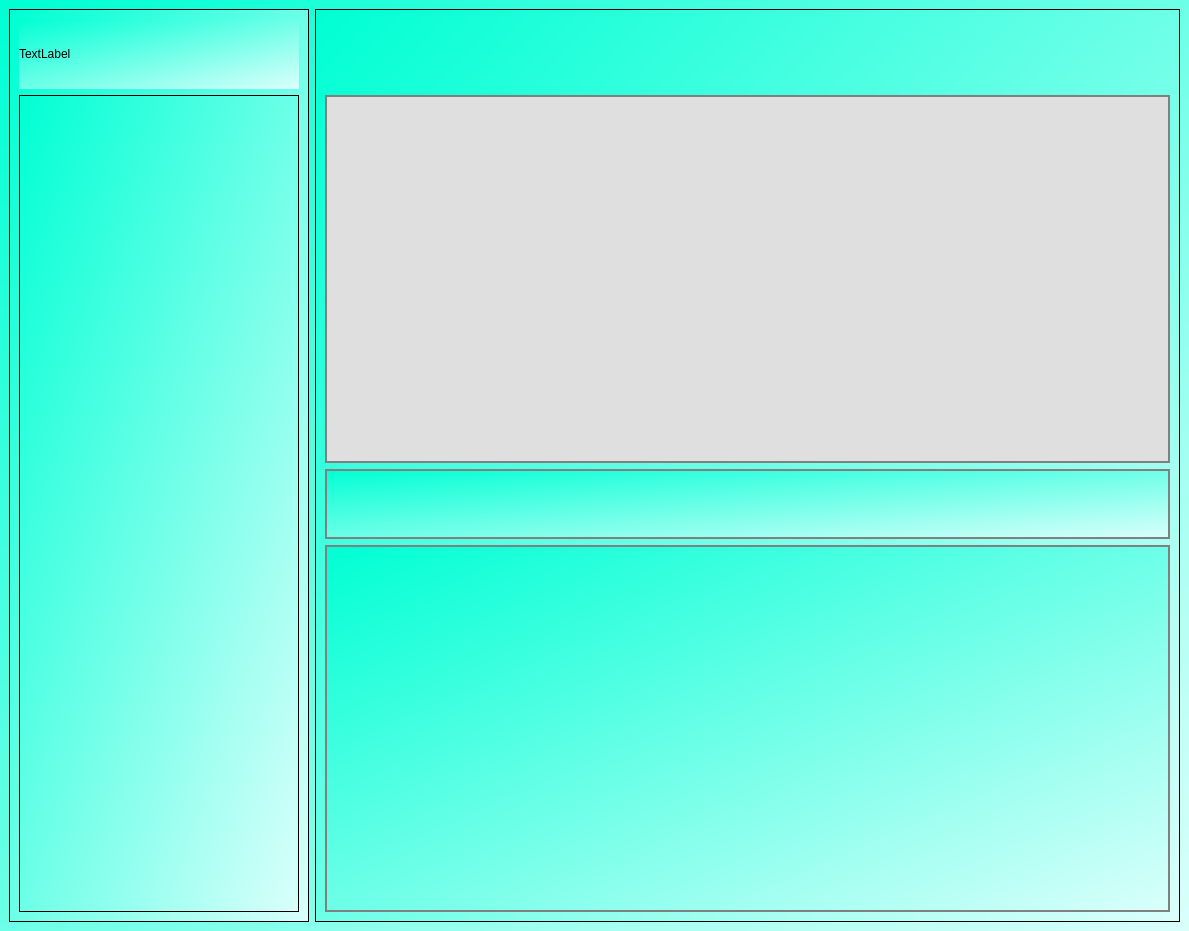
<?xml version="1.0" encoding="UTF-8"?>
<ui version="4.0">
 <class>MainWindow</class>
 <widget class="QMainWindow" name="MainWindow">
  <property name="geometry">
   <rect>
    <x>0</x>
    <y>0</y>
    <width>1189</width>
    <height>931</height>
   </rect>
  </property>
  <property name="windowTitle">
   <string>MainWindow</string>
  </property>
  <widget class="QWidget" name="centralwidget">
   <layout class="QHBoxLayout" name="horizontalLayout">
    <property name="spacing">
     <number>0</number>
    </property>
    <property name="leftMargin">
     <number>0</number>
    </property>
    <property name="topMargin">
     <number>0</number>
    </property>
    <property name="rightMargin">
     <number>0</number>
    </property>
    <property name="bottomMargin">
     <number>0</number>
    </property>
    <item>
     <widget class="QStackedWidget" name="stackedWidget">
      <property name="styleSheet">
       <string notr="true">background-color: qlineargradient(spread:reflect, x1:0, y1:0, x2:1, y2:1, stop:0 rgba(0, 255, 212, 255), stop:1 rgba(218, 255, 251, 255));</string>
      </property>
      <property name="currentIndex">
       <number>4</number>
      </property>
      <widget class="QWidget" name="login_page">
       <layout class="QHBoxLayout" name="horizontalLayout_2">
        <item>
         <widget class="QFrame" name="frame">
          <property name="minimumSize">
           <size>
            <width>500</width>
            <height>600</height>
           </size>
          </property>
          <property name="maximumSize">
           <size>
            <width>500</width>
            <height>600</height>
           </size>
          </property>
          <property name="styleSheet">
           <string notr="true">background-color: qlineargradient(spread:reflect, x1:0, y1:0, x2:1, y2:1, stop:0 rgba(28, 255, 0, 255), stop:1 rgba(218, 255, 251, 255));

border-radius:9px;

border:3px solid;</string>
          </property>
          <property name="frameShape">
           <enum>QFrame::StyledPanel</enum>
          </property>
          <property name="frameShadow">
           <enum>QFrame::Raised</enum>
          </property>
          <widget class="QToolButton" name="toolButton">
           <property name="geometry">
            <rect>
             <x>160</x>
             <y>0</y>
             <width>191</width>
             <height>201</height>
            </rect>
           </property>
           <property name="styleSheet">
            <string notr="true">border-radius:80px;
image: url(:/newPrefix/admin.png);
background-color: transparent;
border:0px;</string>
           </property>
           <property name="text">
            <string>...</string>
           </property>
          </widget>
          <widget class="QLineEdit" name="username">
           <property name="geometry">
            <rect>
             <x>92</x>
             <y>230</y>
             <width>331</width>
             <height>61</height>
            </rect>
           </property>
           <property name="font">
            <font>
             <pointsize>12</pointsize>
            </font>
           </property>
           <property name="styleSheet">
            <string notr="true">QLineEdit{
	background:transparent;
	border:none;
	border-bottom:1px solid;
}</string>
           </property>
           <property name="placeholderText">
            <string>Username</string>
           </property>
          </widget>
          <widget class="QLineEdit" name="password">
           <property name="geometry">
            <rect>
             <x>90</x>
             <y>330</y>
             <width>331</width>
             <height>61</height>
            </rect>
           </property>
           <property name="font">
            <font>
             <pointsize>12</pointsize>
            </font>
           </property>
           <property name="styleSheet">
            <string notr="true">QLineEdit{
	background:transparent;
	border:none;
	border-bottom:1px solid;
}</string>
           </property>
           <property name="text">
            <string/>
           </property>
           <property name="echoMode">
            <enum>QLineEdit::Password</enum>
           </property>
           <property name="placeholderText">
            <string>Password</string>
           </property>
          </widget>
          <widget class="QPushButton" name="login_btn">
           <property name="geometry">
            <rect>
             <x>180</x>
             <y>470</y>
             <width>181</width>
             <height>61</height>
            </rect>
           </property>
           <property name="font">
            <font>
             <pointsize>12</pointsize>
            </font>
           </property>
           <property name="styleSheet">
            <string notr="true">background-color: qlineargradient(spread:reflect, x1:0, y1:0, x2:1, y2:1, stop:0.156682 rgba(0, 155, 255, 255), stop:1 rgba(175, 255, 247, 255));

border-radius:9px;</string>
           </property>
           <property name="text">
            <string>Login</string>
           </property>
           <property name="autoDefault">
            <bool>true</bool>
           </property>
          </widget>
         </widget>
        </item>
       </layout>
      </widget>
      <widget class="QWidget" name="analysis_page">
       <widget class="QLabel" name="label_2">
        <property name="geometry">
         <rect>
          <x>300</x>
          <y>200</y>
          <width>481</width>
          <height>171</height>
         </rect>
        </property>
        <property name="font">
         <font>
          <pointsize>12</pointsize>
         </font>
        </property>
        <property name="text">
         <string>Analysis page</string>
        </property>
       </widget>
      </widget>
      <widget class="QWidget" name="bank_view_page">
       <layout class="QHBoxLayout" name="horizontalLayout_3">
        <item>
         <widget class="QGroupBox" name="groupBox_6">
          <property name="minimumSize">
           <size>
            <width>0</width>
            <height>800</height>
           </size>
          </property>
          <property name="maximumSize">
           <size>
            <width>2053</width>
            <height>1813</height>
           </size>
          </property>
          <property name="font">
           <font>
            <pointsize>10</pointsize>
           </font>
          </property>
          <property name="styleSheet">
           <string notr="true">
QGroupBox {
    border: 2px solid gray;
    border-radius: 9px;
    margin-top: 0.8em;
	
	
}

QGroupBox::title {
    subcontrol-origin: margin;
    left: 40px;
    padding: 0 3px  3px;
}</string>
          </property>
          <property name="title">
           <string/>
          </property>
          <layout class="QVBoxLayout" name="verticalLayout_2">
           <item alignment="Qt::AlignLeft">
            <widget class="QFrame" name="search_frame">
             <property name="minimumSize">
              <size>
               <width>70</width>
               <height>45</height>
              </size>
             </property>
             <property name="styleSheet">
              <string notr="true">background-color:transparent;</string>
             </property>
             <property name="frameShape">
              <enum>QFrame::StyledPanel</enum>
             </property>
             <property name="frameShadow">
              <enum>QFrame::Raised</enum>
             </property>
             <layout class="QHBoxLayout" name="horizontalLayout_5">
              <item>
               <widget class="QLineEdit" name="search_edit">
                <property name="minimumSize">
                 <size>
                  <width>250</width>
                  <height>40</height>
                 </size>
                </property>
                <property name="maximumSize">
                 <size>
                  <width>250</width>
                  <height>16777215</height>
                 </size>
                </property>
                <property name="font">
                 <font>
                  <pointsize>10</pointsize>
                 </font>
                </property>
                <property name="styleSheet">
                 <string notr="true">QLineEdit{
border:1px solid gray;
background-color: rgb(255, 255, 255);
border-radius:3px;
}</string>
                </property>
                <property name="placeholderText">
                 <string>Search</string>
                </property>
               </widget>
              </item>
              <item>
               <widget class="QLineEdit" name="search_edit_4">
                <property name="minimumSize">
                 <size>
                  <width>250</width>
                  <height>40</height>
                 </size>
                </property>
                <property name="maximumSize">
                 <size>
                  <width>250</width>
                  <height>16777215</height>
                 </size>
                </property>
                <property name="font">
                 <font>
                  <pointsize>10</pointsize>
                 </font>
                </property>
                <property name="styleSheet">
                 <string notr="true">QLineEdit{
border:1px solid gray;
background-color: rgb(255, 255, 255);
border-radius:3px;
}</string>
                </property>
                <property name="placeholderText">
                 <string>Filter</string>
                </property>
               </widget>
              </item>
              <item>
               <widget class="QPushButton" name="export_btn">
                <property name="minimumSize">
                 <size>
                  <width>70</width>
                  <height>40</height>
                 </size>
                </property>
                <property name="maximumSize">
                 <size>
                  <width>70</width>
                  <height>40</height>
                 </size>
                </property>
                <property name="styleSheet">
                 <string notr="true">border:2px solid;
border-radius:9px;
background-color: qlineargradient(spread:reflect, x1:0, y1:0, x2:1, y2:1, stop:0 rgba(0, 96, 255, 255), stop:1 rgba(218, 255, 251, 255));</string>
                </property>
                <property name="text">
                 <string>Export</string>
                </property>
               </widget>
              </item>
              <item>
               <widget class="QPushButton" name="back_search_btn">
                <property name="minimumSize">
                 <size>
                  <width>70</width>
                  <height>40</height>
                 </size>
                </property>
                <property name="maximumSize">
                 <size>
                  <width>70</width>
                  <height>40</height>
                 </size>
                </property>
                <property name="styleSheet">
                 <string notr="true">border:2px solid;
border-radius:9px;
background-color: qlineargradient(spread:reflect, x1:0, y1:0, x2:1, y2:1, stop:0 rgba(0, 96, 255, 255), stop:1 rgba(218, 255, 251, 255));</string>
                </property>
                <property name="text">
                 <string>Back</string>
                </property>
               </widget>
              </item>
             </layout>
            </widget>
           </item>
           <item>
            <widget class="QTableWidget" name="tableWidget">
             <property name="styleSheet">
              <string notr="true">background-color:transparent;

border:0.5px solid grey;</string>
             </property>
             <property name="frameShape">
              <enum>QFrame::StyledPanel</enum>
             </property>
             <property name="lineWidth">
              <number>1</number>
             </property>
             <property name="midLineWidth">
              <number>0</number>
             </property>
             <property name="sortingEnabled">
              <bool>true</bool>
             </property>
             <property name="rowCount">
              <number>0</number>
             </property>
             <attribute name="horizontalHeaderDefaultSectionSize">
              <number>200</number>
             </attribute>
             <column>
              <property name="text">
               <string>File Code</string>
              </property>
             </column>
             <column>
              <property name="text">
               <string>Client Name</string>
              </property>
             </column>
             <column>
              <property name="text">
               <string>Branch</string>
              </property>
             </column>
             <column>
              <property name="text">
               <string>Province No</string>
              </property>
             </column>
             <column>
              <property name="text">
               <string>Contact No</string>
              </property>
             </column>
             <column>
              <property name="text">
               <string>Concerned Person</string>
              </property>
             </column>
             <column>
              <property name="text">
               <string>Address</string>
              </property>
             </column>
             <column>
              <property name="text">
               <string>Remarks</string>
              </property>
             </column>
             <column>
              <property name="text">
               <string>Site Visit Date</string>
              </property>
             </column>
             <column>
              <property name="text">
               <string>Initial Submission Date</string>
              </property>
             </column>
             <column>
              <property name="text">
               <string>Final Submission Date</string>
              </property>
             </column>
             <column>
              <property name="text">
               <string>FMV</string>
              </property>
             </column>
             <column>
              <property name="text">
               <string>Charges</string>
              </property>
             </column>
             <column>
              <property name="text">
               <string>Initial Payment</string>
              </property>
             </column>
             <column>
              <property name="text">
               <string>Final Payment</string>
              </property>
             </column>
             <column>
              <property name="text">
               <string>Dew Balance</string>
              </property>
             </column>
             <column>
              <property name="text">
               <string>Initial Report</string>
              </property>
             </column>
            </widget>
           </item>
          </layout>
         </widget>
        </item>
       </layout>
      </widget>
      <widget class="QWidget" name="design_view_page">
       <layout class="QHBoxLayout" name="horizontalLayout_4">
        <item>
         <widget class="QGroupBox" name="groupBox_7">
          <property name="minimumSize">
           <size>
            <width>0</width>
            <height>0</height>
           </size>
          </property>
          <property name="maximumSize">
           <size>
            <width>2907</width>
            <height>1277</height>
           </size>
          </property>
          <property name="font">
           <font>
            <pointsize>10</pointsize>
           </font>
          </property>
          <property name="styleSheet">
           <string notr="true">
QGroupBox {
    border: 2px solid gray;
    border-radius: 9px;
    margin-top: 0.8em;
	
	
}

QGroupBox::title {
    subcontrol-origin: margin;
    left: 40px;
    padding: 0 3px  3px;
}</string>
          </property>
          <property name="title">
           <string/>
          </property>
          <layout class="QVBoxLayout" name="verticalLayout_3">
           <property name="spacing">
            <number>8</number>
           </property>
           <property name="leftMargin">
            <number>12</number>
           </property>
           <property name="topMargin">
            <number>12</number>
           </property>
           <item alignment="Qt::AlignLeft">
            <widget class="QFrame" name="frame_16">
             <property name="minimumSize">
              <size>
               <width>0</width>
               <height>45</height>
              </size>
             </property>
             <property name="maximumSize">
              <size>
               <width>16777215</width>
               <height>120</height>
              </size>
             </property>
             <property name="styleSheet">
              <string notr="true">background-color: transparent;</string>
             </property>
             <property name="frameShape">
              <enum>QFrame::StyledPanel</enum>
             </property>
             <property name="frameShadow">
              <enum>QFrame::Raised</enum>
             </property>
             <layout class="QHBoxLayout" name="horizontalLayout_6">
              <item>
               <widget class="QLineEdit" name="search_edit_2">
                <property name="minimumSize">
                 <size>
                  <width>250</width>
                  <height>40</height>
                 </size>
                </property>
                <property name="maximumSize">
                 <size>
                  <width>250</width>
                  <height>16777215</height>
                 </size>
                </property>
                <property name="font">
                 <font>
                  <pointsize>10</pointsize>
                 </font>
                </property>
                <property name="styleSheet">
                 <string notr="true">QLineEdit{
border:1px solid gray;
background-color: rgb(255, 255, 255);
border-radius:3px;
}</string>
                </property>
                <property name="placeholderText">
                 <string>Search</string>
                </property>
               </widget>
              </item>
              <item>
               <widget class="QLineEdit" name="search_edit_3">
                <property name="minimumSize">
                 <size>
                  <width>250</width>
                  <height>40</height>
                 </size>
                </property>
                <property name="maximumSize">
                 <size>
                  <width>250</width>
                  <height>16777215</height>
                 </size>
                </property>
                <property name="font">
                 <font>
                  <pointsize>10</pointsize>
                 </font>
                </property>
                <property name="styleSheet">
                 <string notr="true">QLineEdit{
border:1px solid gray;
background-color: rgb(255, 255, 255);
border-radius:3px;
}</string>
                </property>
                <property name="placeholderText">
                 <string>Filter</string>
                </property>
               </widget>
              </item>
              <item>
               <widget class="QPushButton" name="export_btn_2">
                <property name="minimumSize">
                 <size>
                  <width>70</width>
                  <height>40</height>
                 </size>
                </property>
                <property name="maximumSize">
                 <size>
                  <width>70</width>
                  <height>40</height>
                 </size>
                </property>
                <property name="styleSheet">
                 <string notr="true">border:2px solid;
border-radius:9px;
background-color: qlineargradient(spread:reflect, x1:0, y1:0, x2:1, y2:1, stop:0 rgba(0, 96, 255, 255), stop:1 rgba(218, 255, 251, 255));</string>
                </property>
                <property name="text">
                 <string>Export</string>
                </property>
               </widget>
              </item>
              <item>
               <widget class="QPushButton" name="back_search_btn_2">
                <property name="minimumSize">
                 <size>
                  <width>70</width>
                  <height>40</height>
                 </size>
                </property>
                <property name="maximumSize">
                 <size>
                  <width>70</width>
                  <height>40</height>
                 </size>
                </property>
                <property name="styleSheet">
                 <string notr="true">border:2px solid;
border-radius:9px;
background-color: qlineargradient(spread:reflect, x1:0, y1:0, x2:1, y2:1, stop:0 rgba(0, 96, 255, 255), stop:1 rgba(218, 255, 251, 255));</string>
                </property>
                <property name="text">
                 <string>Back</string>
                </property>
               </widget>
              </item>
             </layout>
            </widget>
           </item>
           <item>
            <widget class="QTableWidget" name="tableWidget_3">
             <property name="styleSheet">
              <string notr="true">background-color:transparent;



border:0.5px solid grey;</string>
             </property>
             <property name="frameShape">
              <enum>QFrame::StyledPanel</enum>
             </property>
             <property name="lineWidth">
              <number>1</number>
             </property>
             <property name="midLineWidth">
              <number>0</number>
             </property>
             <attribute name="horizontalHeaderDefaultSectionSize">
              <number>200</number>
             </attribute>
             <column>
              <property name="text">
               <string>File Code</string>
              </property>
             </column>
             <column>
              <property name="text">
               <string>Client Name</string>
              </property>
             </column>
             <column>
              <property name="text">
               <string>Category</string>
              </property>
             </column>
             <column>
              <property name="text">
               <string>Contact No.</string>
              </property>
             </column>
             <column>
              <property name="text">
               <string>Address</string>
              </property>
             </column>
             <column>
              <property name="text">
               <string>Date</string>
              </property>
             </column>
             <column>
              <property name="text">
               <string>Aggrement Paper</string>
              </property>
             </column>
             <column>
              <property name="text">
               <string>CC Person</string>
              </property>
             </column>
             <column>
              <property name="text">
               <string>fmv</string>
              </property>
             </column>
             <column>
              <property name="text">
               <string>Charges</string>
              </property>
             </column>
             <column>
              <property name="text">
               <string>Initial Payment</string>
              </property>
             </column>
             <column>
              <property name="text">
               <string>Final Payment</string>
              </property>
             </column>
             <column>
              <property name="text">
               <string>Dew Balence</string>
              </property>
             </column>
            </widget>
           </item>
          </layout>
         </widget>
        </item>
       </layout>
      </widget>
      <widget class="QWidget" name="home_page">
       <layout class="QHBoxLayout" name="horizontalLayout_7">
        <item>
         <widget class="QFrame" name="frame_2">
          <property name="maximumSize">
           <size>
            <width>300</width>
            <height>16777215</height>
           </size>
          </property>
          <property name="frameShape">
           <enum>QFrame::StyledPanel</enum>
          </property>
          <property name="frameShadow">
           <enum>QFrame::Raised</enum>
          </property>
          <layout class="QVBoxLayout" name="verticalLayout_4">
           <item>
            <widget class="QLabel" name="NAME">
             <property name="maximumSize">
              <size>
               <width>16777215</width>
               <height>70</height>
              </size>
             </property>
             <property name="text">
              <string>TextLabel</string>
             </property>
            </widget>
           </item>
           <item>
            <widget class="QFrame" name="frame_4">
             <property name="frameShape">
              <enum>QFrame::StyledPanel</enum>
             </property>
             <property name="frameShadow">
              <enum>QFrame::Raised</enum>
             </property>
            </widget>
           </item>
          </layout>
         </widget>
        </item>
        <item>
         <widget class="QFrame" name="frame_3">
          <property name="frameShape">
           <enum>QFrame::StyledPanel</enum>
          </property>
          <property name="frameShadow">
           <enum>QFrame::Raised</enum>
          </property>
          <layout class="QVBoxLayout" name="verticalLayout">
           <item alignment="Qt::AlignLeft">
            <widget class="QFrame" name="icon_frame">
             <property name="maximumSize">
              <size>
               <width>16777215</width>
               <height>70</height>
              </size>
             </property>
             <property name="styleSheet">
              <string notr="true">background:transparent;</string>
             </property>
             <property name="frameShape">
              <enum>QFrame::StyledPanel</enum>
             </property>
             <property name="frameShadow">
              <enum>QFrame::Raised</enum>
             </property>
             <layout class="QHBoxLayout" name="horizontalLayout_8">
              <item>
               <widget class="QPushButton" name="find_home">
                <property name="minimumSize">
                 <size>
                  <width>45</width>
                  <height>45</height>
                 </size>
                </property>
                <property name="maximumSize">
                 <size>
                  <width>45</width>
                  <height>45</height>
                 </size>
                </property>
                <property name="styleSheet">
                 <string notr="true">border:0px;
background:transparent;</string>
                </property>
                <property name="text">
                 <string/>
                </property>
                <property name="icon">
                 <iconset resource="../../sm_engineering2/icon/source.qrc">
                  <normaloff>:/newPrefix/Actions-document-preview-icon.png</normaloff>:/newPrefix/Actions-document-preview-icon.png</iconset>
                </property>
                <property name="iconSize">
                 <size>
                  <width>40</width>
                  <height>40</height>
                 </size>
                </property>
               </widget>
              </item>
              <item>
               <widget class="QPushButton" name="bentry_btn">
                <property name="minimumSize">
                 <size>
                  <width>45</width>
                  <height>45</height>
                 </size>
                </property>
                <property name="maximumSize">
                 <size>
                  <width>45</width>
                  <height>45</height>
                 </size>
                </property>
                <property name="styleSheet">
                 <string notr="true">border:0px; background:transparent;</string>
                </property>
                <property name="text">
                 <string/>
                </property>
                <property name="icon">
                 <iconset resource="../../sm_engineering2/icon/source.qrc">
                  <normaloff>:/newPrefix/Letter-B-lg-icon.png</normaloff>:/newPrefix/Letter-B-lg-icon.png</iconset>
                </property>
                <property name="iconSize">
                 <size>
                  <width>40</width>
                  <height>40</height>
                 </size>
                </property>
               </widget>
              </item>
              <item>
               <widget class="QPushButton" name="design_entry">
                <property name="minimumSize">
                 <size>
                  <width>45</width>
                  <height>45</height>
                 </size>
                </property>
                <property name="maximumSize">
                 <size>
                  <width>45</width>
                  <height>45</height>
                 </size>
                </property>
                <property name="styleSheet">
                 <string notr="true">border:0px; background:transparent;</string>
                </property>
                <property name="text">
                 <string/>
                </property>
                <property name="icon">
                 <iconset resource="../../sm_engineering2/icon/source.qrc">
                  <normaloff>:/newPrefix/Letter-D-lg-icon.png</normaloff>:/newPrefix/Letter-D-lg-icon.png</iconset>
                </property>
                <property name="iconSize">
                 <size>
                  <width>40</width>
                  <height>40</height>
                 </size>
                </property>
               </widget>
              </item>
              <item>
               <widget class="QPushButton" name="refresh_btn">
                <property name="minimumSize">
                 <size>
                  <width>45</width>
                  <height>45</height>
                 </size>
                </property>
                <property name="maximumSize">
                 <size>
                  <width>45</width>
                  <height>45</height>
                 </size>
                </property>
                <property name="styleSheet">
                 <string notr="true">border:0px; background:transparent;</string>
                </property>
                <property name="text">
                 <string/>
                </property>
                <property name="icon">
                 <iconset resource="../../sm_engineering2/icon/source.qrc">
                  <normaloff>:/newPrefix/Refresh-icon.png</normaloff>:/newPrefix/Refresh-icon.png</iconset>
                </property>
                <property name="iconSize">
                 <size>
                  <width>40</width>
                  <height>40</height>
                 </size>
                </property>
               </widget>
              </item>
              <item>
               <widget class="QPushButton" name="view_btn">
                <property name="minimumSize">
                 <size>
                  <width>45</width>
                  <height>45</height>
                 </size>
                </property>
                <property name="maximumSize">
                 <size>
                  <width>45</width>
                  <height>45</height>
                 </size>
                </property>
                <property name="styleSheet">
                 <string notr="true">border:0px; background:transparent;</string>
                </property>
                <property name="text">
                 <string/>
                </property>
                <property name="icon">
                 <iconset resource="../../sm_engineering2/icon/source.qrc">
                  <normaloff>:/newPrefix/view.png</normaloff>:/newPrefix/view.png</iconset>
                </property>
                <property name="iconSize">
                 <size>
                  <width>40</width>
                  <height>40</height>
                 </size>
                </property>
               </widget>
              </item>
              <item>
               <widget class="QPushButton" name="analysis_btn">
                <property name="minimumSize">
                 <size>
                  <width>45</width>
                  <height>45</height>
                 </size>
                </property>
                <property name="maximumSize">
                 <size>
                  <width>45</width>
                  <height>45</height>
                 </size>
                </property>
                <property name="styleSheet">
                 <string notr="true">border:0px; background:transparent;</string>
                </property>
                <property name="text">
                 <string/>
                </property>
                <property name="icon">
                 <iconset resource="../../sm_engineering2/icon/source.qrc">
                  <normaloff>:/newPrefix/analysis.png</normaloff>:/newPrefix/analysis.png</iconset>
                </property>
                <property name="iconSize">
                 <size>
                  <width>40</width>
                  <height>40</height>
                 </size>
                </property>
               </widget>
              </item>
              <item>
               <widget class="QPushButton" name="setting">
                <property name="minimumSize">
                 <size>
                  <width>45</width>
                  <height>45</height>
                 </size>
                </property>
                <property name="maximumSize">
                 <size>
                  <width>45</width>
                  <height>45</height>
                 </size>
                </property>
                <property name="styleSheet">
                 <string notr="true">border:0px; background:transparent;</string>
                </property>
                <property name="text">
                 <string/>
                </property>
                <property name="icon">
                 <iconset resource="../../sm_engineering2/icon/source.qrc">
                  <normaloff>:/newPrefix/Settings-icon.png</normaloff>:/newPrefix/Settings-icon.png</iconset>
                </property>
                <property name="iconSize">
                 <size>
                  <width>40</width>
                  <height>40</height>
                 </size>
                </property>
               </widget>
              </item>
              <item>
               <widget class="QPushButton" name="next_page">
                <property name="minimumSize">
                 <size>
                  <width>45</width>
                  <height>45</height>
                 </size>
                </property>
                <property name="maximumSize">
                 <size>
                  <width>45</width>
                  <height>45</height>
                 </size>
                </property>
                <property name="styleSheet">
                 <string notr="true">border:0px; background:transparent;</string>
                </property>
                <property name="text">
                 <string/>
                </property>
                <property name="icon">
                 <iconset resource="../../sm_engineering2/icon/source.qrc">
                  <normaloff>:/newPrefix/Actions-go-next-icon.png</normaloff>:/newPrefix/Actions-go-next-icon.png</iconset>
                </property>
                <property name="iconSize">
                 <size>
                  <width>40</width>
                  <height>40</height>
                 </size>
                </property>
               </widget>
              </item>
             </layout>
            </widget>
           </item>
           <item>
            <widget class="QFrame" name="file_frame">
             <property name="styleSheet">
              <string notr="true">background-color: rgb(223, 223, 223);
border: 2px solid grey;</string>
             </property>
             <property name="frameShape">
              <enum>QFrame::StyledPanel</enum>
             </property>
             <property name="frameShadow">
              <enum>QFrame::Raised</enum>
             </property>
            </widget>
           </item>
           <item>
            <widget class="QFrame" name="frame_7">
             <property name="maximumSize">
              <size>
               <width>16777215</width>
               <height>70</height>
              </size>
             </property>
             <property name="styleSheet">
              <string notr="true">border:2px solid grey;</string>
             </property>
             <property name="frameShape">
              <enum>QFrame::StyledPanel</enum>
             </property>
             <property name="frameShadow">
              <enum>QFrame::Raised</enum>
             </property>
            </widget>
           </item>
           <item>
            <widget class="QFrame" name="file_frame_2">
             <property name="styleSheet">
              <string notr="true">background-image: url(:/newPrefix/bg.jpeg);
border: 2px solid grey;</string>
             </property>
             <property name="frameShape">
              <enum>QFrame::StyledPanel</enum>
             </property>
             <property name="frameShadow">
              <enum>QFrame::Raised</enum>
             </property>
            </widget>
           </item>
          </layout>
         </widget>
        </item>
       </layout>
      </widget>
     </widget>
    </item>
   </layout>
  </widget>
  <widget class="QMenuBar" name="menubar">
   <property name="geometry">
    <rect>
     <x>0</x>
     <y>0</y>
     <width>1189</width>
     <height>0</height>
    </rect>
   </property>
   <property name="minimumSize">
    <size>
     <width>0</width>
     <height>0</height>
    </size>
   </property>
   <property name="maximumSize">
    <size>
     <width>16777215</width>
     <height>0</height>
    </size>
   </property>
   <property name="font">
    <font>
     <pointsize>12</pointsize>
    </font>
   </property>
   <property name="styleSheet">
    <string notr="true">border:1px solid;</string>
   </property>
   <widget class="QMenu" name="menuHome">
    <property name="font">
     <font>
      <pointsize>10</pointsize>
     </font>
    </property>
    <property name="title">
     <string>Home</string>
    </property>
    <addaction name="actionChange_Password"/>
    <addaction name="separator"/>
    <addaction name="actionExit_2"/>
   </widget>
   <widget class="QMenu" name="menuEntry">
    <property name="minimumSize">
     <size>
      <width>0</width>
      <height>0</height>
     </size>
    </property>
    <property name="maximumSize">
     <size>
      <width>16777215</width>
      <height>16777215</height>
     </size>
    </property>
    <property name="font">
     <font>
      <pointsize>10</pointsize>
      <underline>false</underline>
     </font>
    </property>
    <property name="title">
     <string>Entry</string>
    </property>
    <addaction name="actionBanking_Sector"/>
    <addaction name="separator"/>
    <addaction name="actionDesigning_Sector_3"/>
   </widget>
   <widget class="QMenu" name="menuView">
    <property name="font">
     <font>
      <pointsize>10</pointsize>
     </font>
    </property>
    <property name="title">
     <string>View</string>
    </property>
    <addaction name="actionBanking_Sector_2"/>
    <addaction name="separator"/>
    <addaction name="actionDesigning_Sector_4"/>
   </widget>
   <widget class="QMenu" name="menuUpdate">
    <property name="font">
     <font>
      <pointsize>10</pointsize>
     </font>
    </property>
    <property name="title">
     <string>Update</string>
    </property>
    <addaction name="actionBanking_Sector_3"/>
    <addaction name="separator"/>
    <addaction name="actionDesigning_Sector_5"/>
   </widget>
   <widget class="QMenu" name="menuWarnings">
    <property name="font">
     <font>
      <pointsize>10</pointsize>
     </font>
    </property>
    <property name="title">
     <string>Warnings</string>
    </property>
    <addaction name="actionAll"/>
   </widget>
   <widget class="QMenu" name="menuFiles">
    <property name="title">
     <string>Files</string>
    </property>
    <addaction name="actionBanking_Sector_4"/>
   </widget>
   <widget class="QMenu" name="menuStatement">
    <property name="font">
     <font>
      <pointsize>10</pointsize>
     </font>
    </property>
    <property name="title">
     <string>Statement</string>
    </property>
    <addaction name="actionAll_2"/>
   </widget>
   <widget class="QMenu" name="menuAnalysis">
    <property name="font">
     <font>
      <pointsize>10</pointsize>
     </font>
    </property>
    <property name="title">
     <string>Analysis</string>
    </property>
    <addaction name="actionBanking"/>
    <addaction name="separator"/>
    <addaction name="actionDesigning_Sector_6"/>
   </widget>
   <addaction name="menuHome"/>
   <addaction name="menuEntry"/>
   <addaction name="menuView"/>
   <addaction name="menuUpdate"/>
   <addaction name="menuWarnings"/>
   <addaction name="menuFiles"/>
   <addaction name="menuStatement"/>
   <addaction name="menuAnalysis"/>
  </widget>
  <action name="actionChange_Password">
   <property name="text">
    <string>Change Password</string>
   </property>
  </action>
  <action name="actionExit">
   <property name="text">
    <string>Exit</string>
   </property>
  </action>
  <action name="actionBanking_Sector">
   <property name="text">
    <string>Banking Sector</string>
   </property>
  </action>
  <action name="actionDesigning_Sector">
   <property name="text">
    <string>Designing Sector</string>
   </property>
  </action>
  <action name="actionBanking_Sector_2">
   <property name="text">
    <string>Banking Sector</string>
   </property>
  </action>
  <action name="actionDesigning_Sector_2">
   <property name="text">
    <string>Designing Sector</string>
   </property>
  </action>
  <action name="actionBanking_Sector_3">
   <property name="text">
    <string>Banking Sector</string>
   </property>
  </action>
  <action name="actionBanking_Sector_4">
   <property name="text">
    <string>All</string>
   </property>
  </action>
  <action name="actionExit_2">
   <property name="text">
    <string>Exit</string>
   </property>
  </action>
  <action name="actionDesigning_Sector_3">
   <property name="text">
    <string>Designing Sector</string>
   </property>
  </action>
  <action name="actionDesigning_Sector_4">
   <property name="text">
    <string>Designing Sector</string>
   </property>
  </action>
  <action name="actionDesigning_Sector_5">
   <property name="text">
    <string>Designing Sector</string>
   </property>
  </action>
  <action name="actionAll">
   <property name="text">
    <string>All</string>
   </property>
  </action>
  <action name="actionAll_2">
   <property name="text">
    <string>All</string>
   </property>
  </action>
  <action name="actionBanking">
   <property name="text">
    <string>Banking Sector</string>
   </property>
  </action>
  <action name="actionDesigning_Sector_6">
   <property name="text">
    <string>Designing_Sector</string>
   </property>
  </action>
 </widget>
 <resources>
  <include location="../../sm_engineering2/icon/source.qrc"/>
 </resources>
 <connections/>
</ui>
